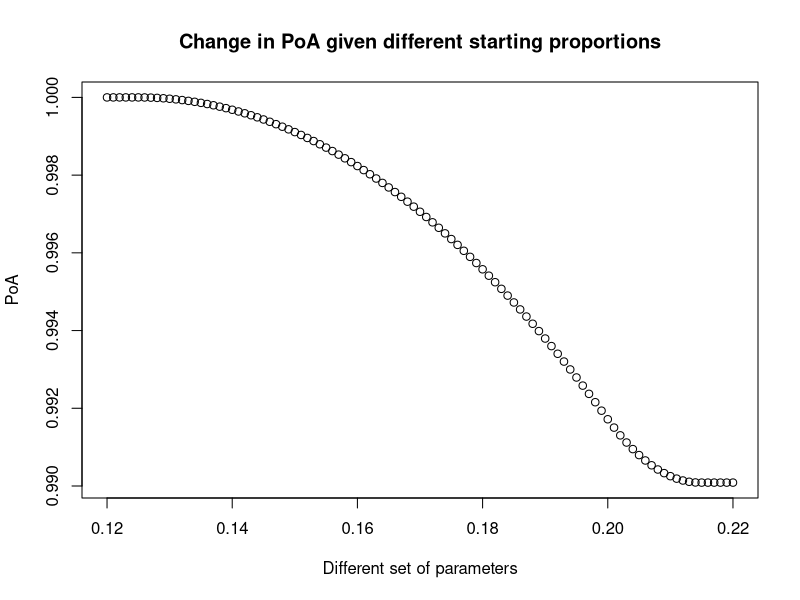
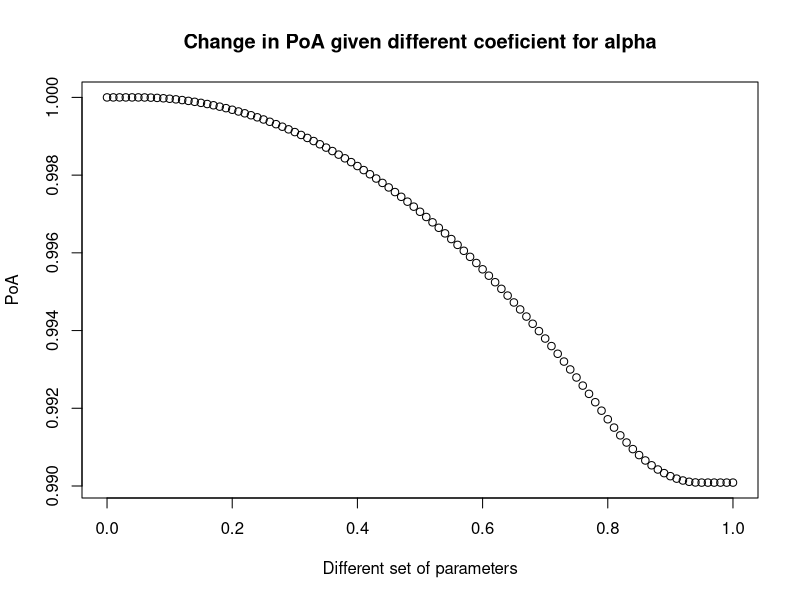

R code for these plots, in order: (Note: a time limit stopped this script after it produced the figures.)
### GT Efficient
library(tidyverse) # Tibbles and workflow
library(pracma) # Used for integrals
library(nloptr) # Non-linear optimisation
options(scipen=999)
PriceOfAnarchy <- function(cost.and.flow.tibble, variable.limits){
  # Build cost and flow tibble with the cost column containing all costs, and flow with the respective flows.
  # When building flow colum, use every variable in each function, even if the function dosen't call it.
  #
  #
  #
  # function to compost costs and flows
  Composite <- function(f, g) {
    force(f)
    force(g)
    function(...) f(g(...))
  }
  # Inputs
  data <- cost.and.flow.tibble %>% 
    mutate(cost.flow.comp = mapply(Composite, cost.and.flow.tibble$cost, cost.and.flow.tibble$flow))
  # Optimal Solver
  Optimal <- function(x){
    compss <- data$cost.flow.comp
    flowss <- data$flow
    
    
    n <- length(variable.limits)
    txt <- sprintf("list(%s)", toString(paste0("x[", 1:n, "]")))
    cobj <- parse(text = txt)[[1]]
    xs <- eval(cobj)
    
    hold <- NULL
    for (i in 1:nrow(data)){
      hold <- c(hold, do.call(compss[[i]], xs[1:length(variable.limits)]) * do.call(flowss[[i]], xs[1:length(variable.limits)]))
    }
    return(sum(na.omit(hold)))
  }
  # Nash Solver
  Nash <- function(x){
    costss <- data$cost
    compss <- data$cost.flow.comp
    flowss <- data$flow
    
    n <- length(variable.limits)
    txt <- sprintf("list(%s)", toString(paste0("x[", 1:n, "]")))
    cobj <- parse(text = txt)[[1]]
    xs <- eval(cobj)
    
    # Making uppers
    flowss.raw <- NULL
    for (i in 1:length(flowss)){
      flowss.raw <- c(flowss.raw, do.call(flowss[[i]], xs[1:length(variable.limits)]))
    }
    data$intergralss <- costss
    for (i in 1:nrow(data)){
      if (is.na(flowss.raw[i])){
        data$intergralss[[i]] <- 0
      } else {
        data$intergralss[[i]] <- integral(Vectorize(data$cost[[i]]), xmin = 0, xmax = flowss.raw[i])
      }
    }
    return(sum(unlist(data$intergralss)))
  }
  # Solution - Using Nash and Optimal
  S <- bobyqa(c(rep(0,length(variable.limits))), Optimal, lower = c(rep(0,length(variable.limits))), upper = variable.limits)
  N <- bobyqa(c(rep(0,length(variable.limits))), Nash, lower = c(rep(0,length(variable.limits))), upper = variable.limits)
  real.nash.value <- Optimal(N$par)
  price.of.anarchy <- S$value / real.nash.value
  return(list(PoA = price.of.anarchy, optimal.value = S$value, optimal.pars = S$par, nash.value = real.nash.value, nash.pars = N$par))
}



############################
#        EXAMPLES          #
############################
### 2 player ###
player2 <- tibble(cost = c(function(x){0}, function(x){0}, function(x){NA}, function(x){x^2}, function(x){(3/2)*x},  function(x){x}),
                  flow = c(function(alpha,beta){(1/2)-alpha},function(alpha,beta){(1/2)-beta},  function(alpha,beta){NA}, function(alpha,beta){alpha},  function(alpha,beta){beta},
                           function(alpha, beta){1-alpha-beta}))

PriceOfAnarchy(player2, c((1/2), (1/2)))

## Extra 1 - Changes the variable limit for beta
hol <- NULL
my_seq <- seq(0.12, (0.22), by=0.001)
for (i in my_seq){
  f1 <- PriceOfAnarchy(player2, c((1/2), i))$PoA
  hol <- c(hol, f1)
  
}
plot(hol, x = my_seq, main = "Change in PoA given different starting proportions",
     xlab = "Different set of parameters",
     ylab = "PoA",
     type = "b")

# Extra 2 - Changes coeficient for alpha flow
hol2 <- NULL
my_seq <- seq(0, (1), by=0.01)
for (i in my_seq){
  player2 <- tibble(cost = c(function(x){0}, function(x){0}, function(x){NA}, function(x){x^2}, function(x){(3/2)*x},  function(x){x}),
                    flow = c(function(alpha,beta){(1/2)-alpha},function(alpha,beta){(1/2)-beta},  function(alpha,beta){NA}, function(alpha,beta){(i^2)*alpha},  function(alpha,beta){beta},
                             function(alpha, beta){1-alpha-beta}))
  f1 <- PriceOfAnarchy(player2, c((1/2), (1/2)))$PoA
  hol2 <- c(hol2, f1)
  
}
plot(hol, x = my_seq, main = "Change in PoA given different coeficient for alpha",
     xlab = "Different set of parameters",
     ylab = "PoA",
     type = "b")


### 3 player ###
player3 <- tibble(cost = c(function(x){x}, function(x){x}, function(x){x}, function(x){x^2}, function(x){x}, function(x){x^2}, function(x){NA}, function(x){x}),
                  flow = c(function(alpha,beta,theta){(3/12)-alpha}, function(alpha,beta,theta){alpha}, function(alpha,beta,theta){(4/12)-beta}, function(alpha,beta,theta){beta}, function(alpha,beta,theta){(5/12)-theta}, function(alpha,beta,theta){theta}, function(alpha,beta,theta){NA}, function(alpha,beta,theta){1-alpha-beta-theta}))


PriceOfAnarchy(player3, c((3/12), (4/12), (5/12)))





### 3 player - 2x2 middle ###
player3middle2x2 <- tibble(cost = c(function(x){0}, function(x){x},function(x){x^2},function(x){x},function(x){x},function(x){0},function(x){x},function(x){x^2},function(x){x^2},function(x){x},function(x){(1/2)*x},function(x){x}),
                           flow = c(function(d1,d2,d3,d4,d5){d1},function(d1,d2,d3,d4,d5){1-d1},function(d1,d2,d3,d4,d5){d2},function(d1,d2,d3,d4,d5){1-d2},function(d1,d2,d3,d4,d5){d3},function(d1,d2,d3,d4,d5){1-d3},function(d1,d2,d3,d4,d5){d4},function(d1,d2,d3,d4,d5){d1+d2+d3-d4},function(d1,d2,d3,d4,d5){d5},function(d1,d2,d3,d4,d5){1-d1-d2-d3-d5},function(d1,d2,d3,d4,d5){d4+d5},function(d1,d2,d3,d4,d5){1-d4-d5}))



PriceOfAnarchy(player3middle2x2, c((6/10),(1/10),(3/10),1,1))
